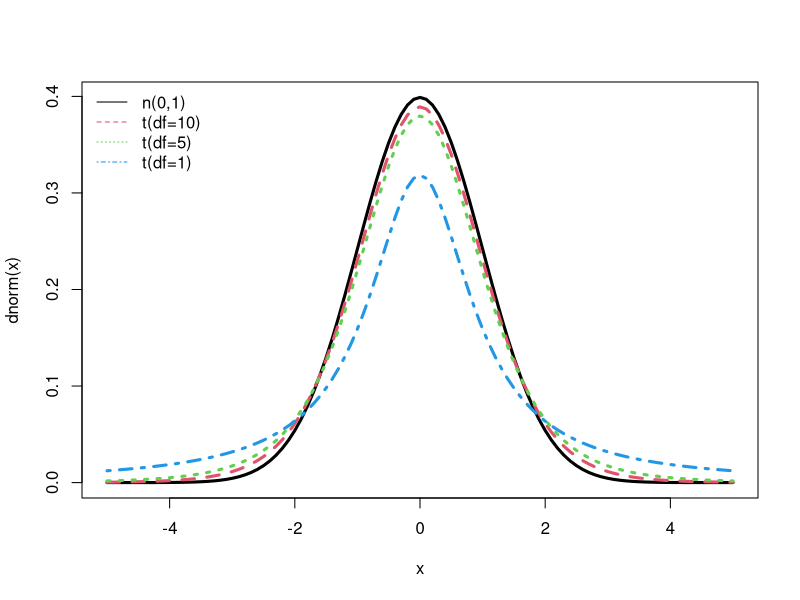

This figure's R source:
## ---- chunk 1
x<-seq(from=-5, to=5, by=.1)
plot(x, dnorm(x), lwd=3, type="l", col=1, lty=1)
lines(x, dt(x, df=10), lwd=3, ylim=c(0, .4), col=2, lty=2)
lines(x, dt(x, df=5), lwd=3, ylim=c(0, .4), col=3, lty=3)
lines(x, dt(x, df=1), lwd=3, ylim=c(0, .4), col=4, lty=4)
legend("topleft", 
       c("n(0,1)", "t(df=10)", "t(df=5)", "t(df=1)"), 
       lty=c(1,2,3,4), col=c(1,2,3,4), bty="n")
## ---- chunk 2
pt(1.38, df=9, lower.tail=FALSE)
## ---- chunk 3
qt(0.025, df=16, lower.tail=FALSE)
